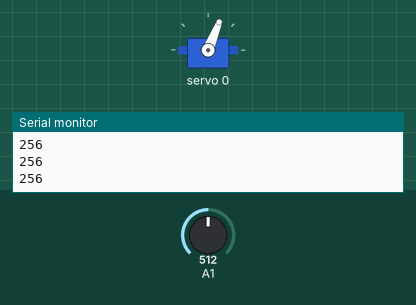
Recording of a sketch running on a simulated Arduino Uno, built with avr-gcc and run on an emulated ATmega328P. On the bench: servo, the last lines printed to the serial monitor. The test bench sets the inputs (shaded band); at power-on: A1 = 512.

Above: at 1.2 s.
1.3 s: A1 set to 716
At 2.5 s:
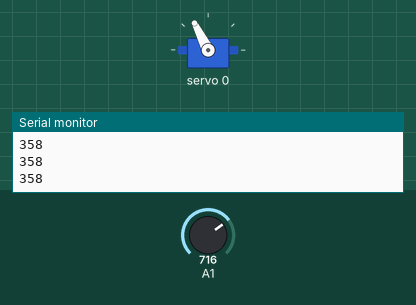
2.8 s: A1 set to 900
At 4.0 s:
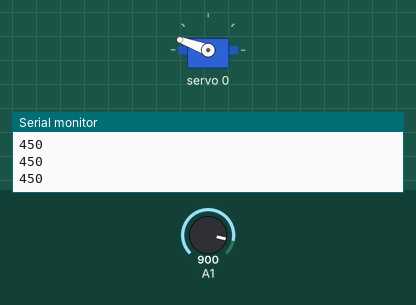
4.3 s: A1 set to 1023
At 4.8 s:
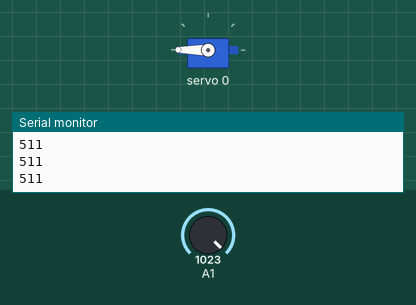
5.8 s: A1 set to 306
At 6.5 s:
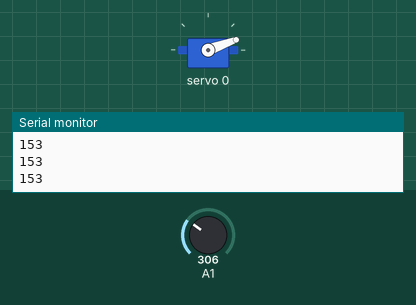
7.3 s: A1 set to 122
At 8.2 s:
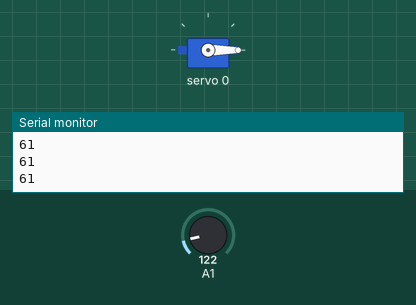
8.8 s: A1 set to 511
At 9.9 s:
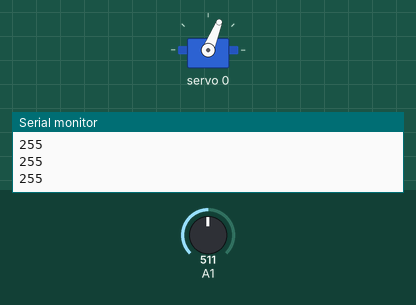
Timing chart, 0 to 11.4 s (numbered marks = the images above; inputs shaded):
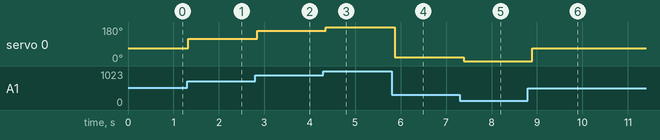

Measured:
- after the input at 1.3 s, servo 0: 68° → 117° at once
- after the input at 2.8 s, servo 0: 117° → 160° at once
- after the input at 4.3 s, servo 0: 160° → 180° after 0.06 s
- after the input at 5.8 s, servo 0: 180° → 20° after 0.07 s
- after the input at 7.3 s, servo 0: 20° → 0° after 0.09 s
- after the input at 8.8 s, servo 0: 0° → 68° after 0.10 s

The sketch:

test-servo.ino
```cpp
// TEST-SERVO
// PBA 2018-04-16

#include <Wire.h>
#include <Adafruit_PWMServoDriver.h>

// Définit un circuit PCA9685 configuré en adresse 0x40
Adafruit_PWMServoDriver pwm = Adafruit_PWMServoDriver(0x40);

void setup()
{
  Serial.begin(9600);
  pwm.begin();        // Initialisation du circuit
  pwm.setPWMFreq(50); // Fréquence de fonctionnement
  delay(10);
}

void loop()
{
  int pos=(analogRead(A1)>>1); // Valeur entre 0 et 511
  pwm.setPWM(0, 0,pos); // Fixe la valeur du servo
  Serial.println(pos);
  delay (100);
}
```
